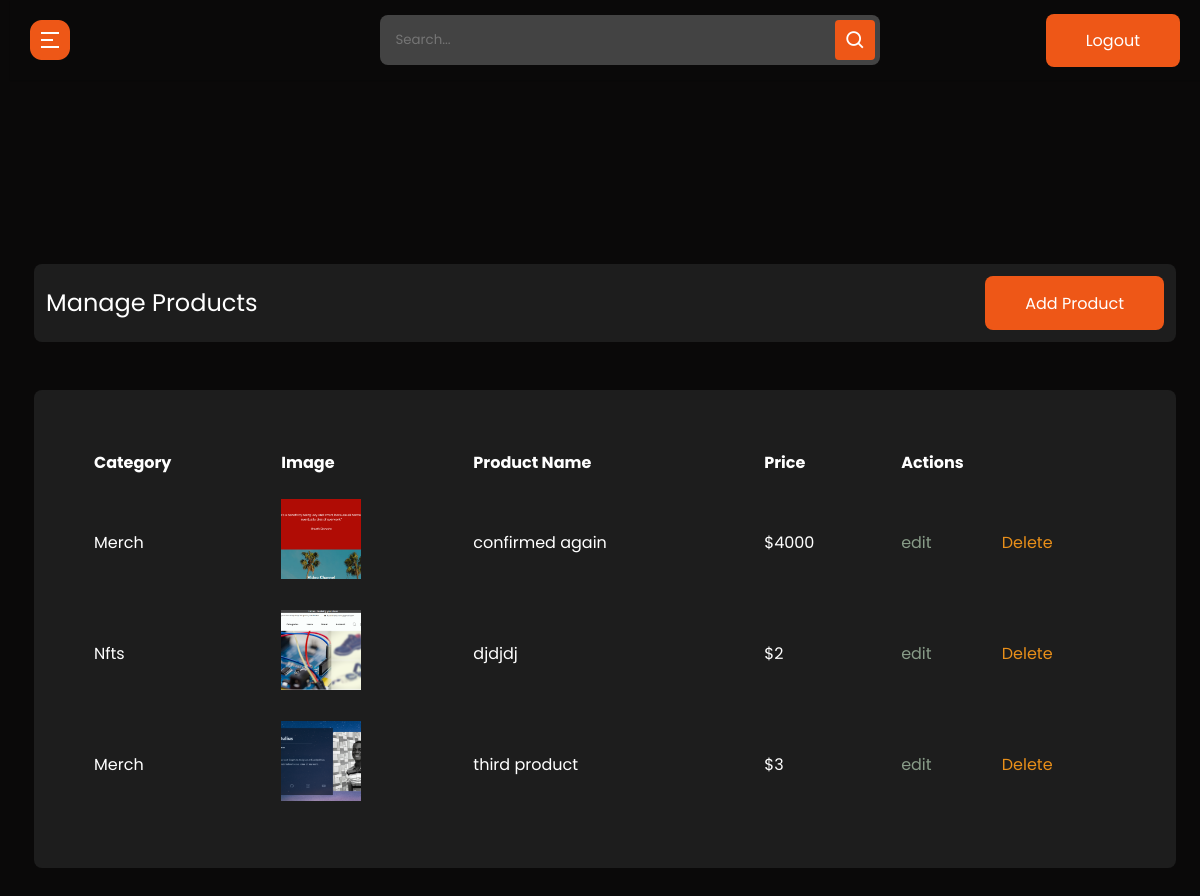
Page /admin-product (signed in) on the committed database.
### cms/models.py (models this page shows, shortened)
class Product(models.Model):
    id = models.UUIDField(default=uuid.uuid4, unique=True, primary_key=True, editable=False)
    product_category = models.ForeignKey(ProductCategory, on_delete=models.CASCADE)
    product_name = models.TextField(null=True, blank=True)
    product_link = models.TextField(null=True, blank=True)
    price = models.IntegerField(default=0)
    featured_image = models.ImageField(null=True, blank=True, default="default.png", upload_to="product_images/")

class ProductCategory(models.Model):
    name = models.CharField(max_length=150, blank=True)
    def __str__(self):
        return self.name

### cms/decorators.py (the view)
        def wrapper_func(request, *args, **kwargs):
            group = None
            if request.user.groups.exists():
                group = request.user.groups.all()[0].name
            if group in allowed_roles:
                return view_func(request, *args, **kwargs)
            else:
                return redirect("unauthorized-page")

### cms/views.py (called while the page is built)
@login_required(login_url='admin-login')
@allowed_user(allowed_roles=['admin'])
@admin_only
def admin_product(request):
    template_name = 'cms/admin-store/index.html'
    products = Product.objects.all()
    context = {'products':products}
    return render(request, template_name, context)

### cms/templates/cms/admin-store/index.html
{% extends 'admin_base.html' %}
{% load static %}
{% block content %}
  <section class="panel-section" style=margin-top:-700px>
    <div class="panel-content">
      <div class="page-wrapper admin-wrapper">
          <section class="alt-nav">
              <h4>Manage Products</h4>
              <a href="{% url 'create-product' %}" class="btn">Add Product</a>
          </section>
        <section class="trade-table store-table">
          <table>
            <thead>
              <tr>
                <th scope="col">Category</th>
                <th scope="col">Image</th>
                <th scope="col">Product Name</th>
                <th scope="col">Price</th>
                <th scope="col" colspan="3">Actions</th>
              </tr>
            </thead>
            <tbody>
            {% for product in products %}
              <tr>
                <td data-label="S/N">{{product.product_category}}</td>
                <td data-label="image"><img src="{{product.featured_image.url}}"></td>
                <td data-label="Product Name">{{product.product_name}}</td>
                <td data-label="Price">${{ product.price}}</td>
                <td data-label="Action"><a href="{% url 'update-product' product.id %}" class="edit">edit</a></td>
                <td>
                    <a style="color: rgb(233, 143, 25);" href="{% url 'delete-product' product.id %}" class="delete">Delete</a></td>
              </tr>
            {% endfor %}
            </tbody>
          </table>
        </section>
      </div>
    </div>
  </section>
{% endblock content %}

### static/css/style.css (style rules this page uses)
html { scroll-behavior: smooth; }
* { margin: 0; padding: 0; -webkit-box-sizing: border-box; box-sizing: border-box; }
body { font-family: "Poppins", sans-serif; background-color: #0a0909; color: #fff; max-width: 1440px; margin: auto; }
.page-wrapper { padding: 0 24px; }
h4 { font-size: clamp(20px, 3vw, 24px); }
h2, h4, h5 { line-height: 1.2; }
a { text-decoration: none; color: #fff; }
.btn { padding: 15px 40px; border: 0px; border-radius: 8px; background-color: #ee5717; font-family: "Poppins", sans-serif; -webkit-transition: 0.3s; transition: 0.3s; height: 54px; width: auto; }
a.btn { text-decoration: none; color: #fff; }
img { object-fit: cover; object-position: center; }
.trade-table { width: 90%; background-color: #1d1d1d; margin: auto; margin-top: 48px; border-radius: 8px; padding: 48px; }
.trade-table table { border-collapse: collapse; width: 100%; }
.trade-table table thead { font-weight: 500; }
.trade-table table td, .trade-table table th { text-align: left; padding: 12px; }
.trade-table table th { background-color: #1d1d1d; }
.trade-table table tr:nth-child(even) { background-color: #333333; border-radius: 8px; }
section.alt-nav { margin-top: 60px; }

### static/css/admin.css (style rules this page uses)
* { font-family: "Poppins", sans-serif; }
.edit { color: #889c88; -webkit-transition: 0.3s; transition: 0.3s; }
.delete { color: #F83A3A; -webkit-transition: 0.3s; transition: 0.3s; }
.alt-nav { width: 100%; display: -webkit-box; display: -ms-flexbox; display: flex; -webkit-box-pack: justify; -ms-flex-pack: justify; justify-content: space-between; -webkit-box-align: center; -ms-flex-align: center; align-items: center; padding: 12px; background-color: #1D1D1D; border-radius: 8px; margin-top: 24px; }
.alt-nav h4 { font-weight: 400; }
.trade-table { width: 100%; }
.trade-table thead { font-weight: normal; }
.trade-table tbody { font-weight: 400; }
.store-table img { width: 80px; height: 80px; -o-object-fit: cover; object-fit: cover; -o-object-position: center; object-position: center; }
.store-table table thead tr { background-color: #1E1E1E; }
.store-table table tr:nth-child(even) { background-color: unset; }

### static/css/sidebar.css (style rules this page uses)
.panel-section { position: relative; min-height: 100vh; width: calc(100% - 240px); left: 240px; transition: all 0.5s ease; }
.panel-section .panel-content { position: relative; padding-top: 104px; }
@media (max-width: 1240px) { .panel-section { width: calc(100% - 10px); left: 10px; } }

### rows in the picture
Product: product_category "Merch", featured_image (picture), product_name "confirmed again", price "4000"
Product: product_category "Nfts", featured_image (picture), product_name "djdjdj", price "2"
Product: product_category "Merch", featured_image (picture), product_name "third product", price "3"
